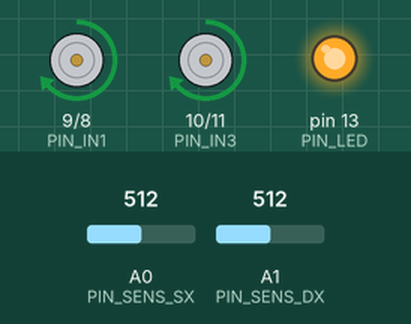
Simulated run of this sketch. Board: Arduino Uno, built with avr-gcc and run on an emulated ATmega328P. Parts: motor-driver pin pairs drawn as motors (green arrow = first pin HIGH = forward, orange = second pin HIGH = backward, longer = more drive), output pins drawn as LEDs (lit = HIGH). Inputs (shaded band) come from the test bench; at power-on: A0 (PIN_SENS_SX) = 512, A1 (PIN_SENS_DX) = 512.

Above: at 1.2 s.
1.3 s: A0 (PIN_SENS_SX) set to 532
2.8 s: A0 (PIN_SENS_SX) set to 561
At 3.1 s:
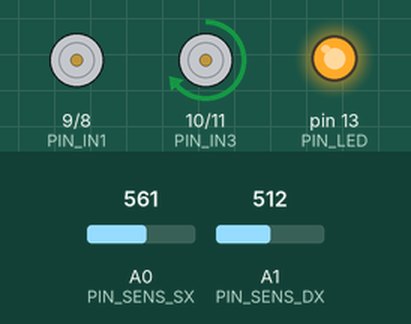
4.3 s: A1 (PIN_SENS_DX) set to 532
5.8 s: A1 (PIN_SENS_DX) set to 559
At 6.7 s:
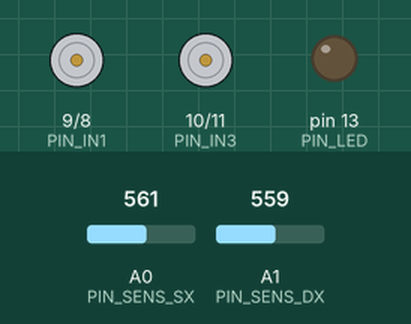
7.3 s: A0 (PIN_SENS_SX) set to 540
At 7.6 s:
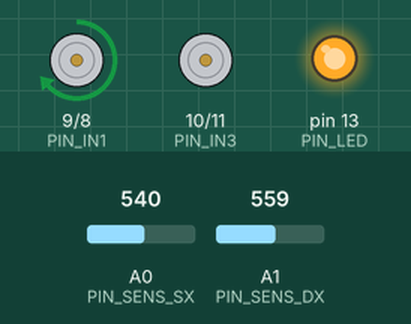
8.8 s: A0 (PIN_SENS_SX) set to 560
At 10.2 s:
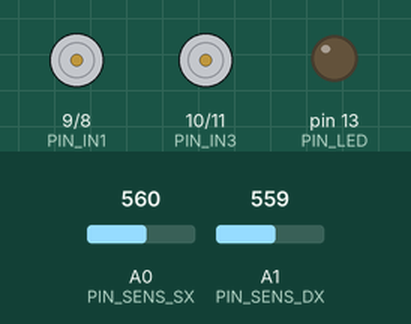
Timing chart, 0 to 11.3 s (numbered marks = the images above; inputs shaded):
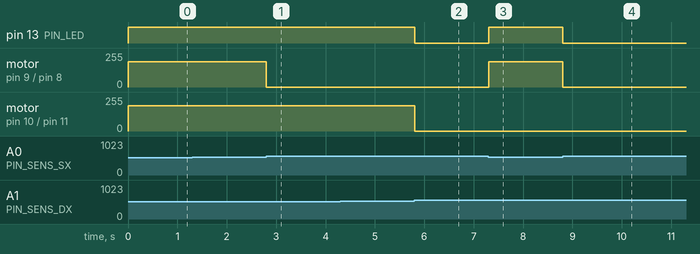

Measured:
- the behaviour switches between 550 and 551 on A0 (PIN_SENS_SX) (found by bisection; images 0 and 1)
- the behaviour switches between 550 and 551 on A1 (PIN_SENS_DX) (found by bisection; images 1 and 2)
- after the input at 1.3 s, every drawn part: stays the same
- after the input at 2.8 s, motor on pin 9 (PIN_IN1) / pin 8 (PIN_IN2): forward 190/255 → stopped at once
- after the input at 4.3 s, every drawn part: stays the same
- after the input at 5.8 s, pin 13 (PIN_LED): HIGH → LOW at once; motor on pin 10 (PIN_IN3) / pin 11 (PIN_IN4): forward 190/255 → stopped at once
- after the input at 7.3 s, pin 13 (PIN_LED): LOW → HIGH at once; motor on pin 9 (PIN_IN1) / pin 8 (PIN_IN2): stopped → forward 190/255 at once
- after the input at 8.8 s, pin 13 (PIN_LED): HIGH → LOW at once; motor on pin 9 (PIN_IN1) / pin 8 (PIN_IN2): forward 190/255 → stopped at once

The sketch:

main_arduino.ino
```cpp
// ================================================================
//  Progetto : Line Follower Robot  –  Layout 2 Sensori
//  File     : src/main_arduino.ino
//  Autori   : Adin PISICA, Filippo MURU
//  Classe   : 3AEE  –  A.S. 2025/2026
//  Istituto : Cigna-Baruffi-Garelli  (plesso Cigna)
//  Docente  : Davide Bertolino
//  Board    : Arduino Uno R3  (ATmega328P)
// ================================================================
//
//  PRINCIPIO DI FUNZIONAMENTO – 2 SENSORI
//  ──────────────────────────────────────
//  Il nastro adesivo nero passa TRA i due sensori.
//  In condizione normale (robot centrato) entrambi vedono bianco.
//
//  Stato sensori → Azione
//  ──────────────────────
//  SX=bianco  DX=bianco  →  Dritto     (linea al centro, ok)
//  SX=nero    DX=bianco  →  Svolta SX  (robot slittato a destra)
//  SX=bianco  DX=nero    →  Svolta DX  (robot slittato a sinistra)
//  SX=nero    DX=nero    →  Stop       (fine pista / T-incrocio)
//
// ================================================================
//  SCHEMA DI MONTAGGIO
//  ──────────────────────────────────────────────────────────────
//
//  Vista dall'alto (fronte robot in alto):
//
//           ┌─────────────────┐
//           │   [SX]   [DX]   │  ← sensori HW-870, rivolti verso il basso
//           │    |       |    │
//           │    ·  GAP  ·    │  ← nastro nero passa in questo spazio
//           └────────┬────────┘
//                 (fronte)
//
//  Distanza consigliata sensori dal pavimento : 8–12 mm
//  Distanza tra i due sensori (centro PCB)    : 25–35 mm
//  Larghezza nastro nero consigliata           : 18–25 mm
//
//  Il nastro deve passare esattamente al centro tra i due sensori.
//  Se il nastro è più stretto dello spazio tra i sensori entrambi
//  vedranno sempre bianco → il robot andrà sempre dritto.
//  Se il nastro è più largo entrambi vedranno sempre nero → stop.
//  Regola la distanza tra i sensori di conseguenza.
//
// ================================================================
//  SCHEMA PIN
//  ──────────────────────────────────────────────────────────────
//
//  Driver motori L298N
//    IN1 → D9   (PWM ~)  motore SX – avanti
//    IN2 → D8            motore SX – indietro
//    IN3 → D10  (PWM ~)  motore DX – avanti
//    IN4 → D11  (PWM ~)  motore DX – indietro
//
//  Sensori IR HW-870 (uscita AO – analogica)
//    SX  → A0
//    DX  → A1
//
//  LED di stato
//    LED → D13  (LED built-in Uno)
//        HIGH = robot attivo e segue la linea
//        Lampeggio rapido = ricerca linea
//        LOW  = fermo
//
//  Alimentazione
//    Motori  : 7–12 V sul morsetto VM del L298N (separato da Arduino)
//    Arduino : USB o regolatore 5 V
//    Sensori : 3.3 V o 5 V dal pin VCC dei HW-870
//
// ================================================================
//  CALIBRAZIONE SOGLIA SENSORI
//  ──────────────────────────────────────────────────────────────
//  1. Carica test/test-sensore.ino su Arduino (modifica il pin se
//     necessario: usa A0 per il sensore SX, poi A1 per il DX).
//  2. Apri il Monitor Seriale a 9600 baud.
//  3. Annota il valore analogico su BIANCO  (es. 280).
//  4. Annota il valore analogico su NERO    (es. 820).
//  5. Imposta SENS_THRESHOLD a metà: (280+820)/2 = 550.
//  6. Ripeti per entrambi i sensori; usa il valore più conservativo.
// ================================================================

// ----------------------------------------------------------------
//  DEBUG – decommentare la riga seguente per abilitare il monitor
//  seriale. TENERE COMMENTATO nel deploy finale: occupa ~200 B
//  di SRAM aggiuntiva e introduce latenza di ~1 ms per stampa.
// ----------------------------------------------------------------
// #define DEBUG

#ifdef DEBUG
  #define LOG(x)    Serial.print(x)
  #define LOGLN(x)  Serial.println(x)
#else
  #define LOG(x)    ((void)0)
  #define LOGLN(x)  ((void)0)
#endif

// ================================================================
//  CONFIGURAZIONE  –  modifica solo questa sezione
// ================================================================

// --- Pin motori (L298N) ---
static const uint8_t PIN_IN1 = 9;   // SX avanti  (PWM obbligatorio)
static const uint8_t PIN_IN2 = 8;   // SX indietro
static const uint8_t PIN_IN3 = 10;  // DX avanti  (PWM obbligatorio)
static const uint8_t PIN_IN4 = 11;  // DX indietro (PWM obbligatorio)

// --- Pin sensori (ADC, 10-bit → 0-1023) ---
static const uint8_t PIN_SENS_SX = A0;
static const uint8_t PIN_SENS_DX = A1;

// --- LED di stato ---
static const uint8_t PIN_LED = 13;

// --- Soglia sensore (vedi procedura di calibrazione sopra) ---
//  Sotto la soglia = bianco/chiaro → sensore non vede la linea
//  Sopra la soglia = nero/scuro   → sensore vede la linea
static const uint16_t SENS_THRESHOLD = 550;

// --- Velocità (0–255) ---
static const uint8_t VEL_DRITTO   = 190; // entrambi i motori su rettilineo
static const uint8_t VEL_EXT      = 190; // motore esterno durante svolta
static const uint8_t VEL_INT      =   0; // motore interno durante svolta (0 = pivot)
static const uint8_t VEL_RICERCA  = 150; // velocità rotazione durante ricerca linea

// --- Timeout ricerca linea (ms) ---
//  Se la linea non viene ritrovata entro questo tempo il robot si
//  ferma automaticamente per evitare di uscire dal percorso.
static const uint16_t TIMEOUT_RICERCA_MS = 2500;

// --- Ritardo loop principale (ms) ---
//  Non scendere sotto ~5 ms (limite conversione ADC su Uno).
//  Valori più bassi = maggiore reattività = più correnti di picco.
static const uint8_t LOOP_DELAY_MS = 10;

// ================================================================
//  Tipi
// ================================================================

enum Stato : uint8_t {
  ST_FERMO = 0,
  ST_DRITTO,
  ST_SVOLTA_SX,
  ST_SVOLTA_DX,
  ST_RICERCA_SX,  // rotazione SX alla ricerca della linea
  ST_RICERCA_DX   // rotazione DX alla ricerca della linea
};

struct Sensori {
  bool sx;   // true = vede NERO
  bool dx;   // true = vede NERO
};

// ================================================================
//  Variabili globali  (minimizzate per rispettare i 2 KB di SRAM)
// ================================================================
static Stato    g_stato        = ST_DRITTO;
static Stato    g_ultimaSvolta = ST_SVOLTA_DX; // ultima direzione nota
static uint32_t g_tsRicerca    = 0;             // timestamp inizio ricerca
static uint32_t g_tsLed        = 0;             // timestamp per lampeggio LED
static bool     g_ledState     = false;

// ================================================================
//  Controllo motori
// ================================================================

static inline void motoreSX(uint8_t vel, bool avanti) {
  if (avanti) {
    analogWrite (PIN_IN1, vel);
    digitalWrite(PIN_IN2, LOW);
  } else {
    digitalWrite(PIN_IN1, LOW);
    analogWrite (PIN_IN2, vel);
  }
}

static inline void motoreDX(uint8_t vel, bool avanti) {
  if (avanti) {
    analogWrite (PIN_IN3, vel);
    digitalWrite(PIN_IN4, LOW);
  } else {
    digitalWrite(PIN_IN3, LOW);
    analogWrite (PIN_IN4, vel);
  }
}

static void fermaMotori() {
  digitalWrite(PIN_IN1, LOW);
  digitalWrite(PIN_IN2, LOW);
  digitalWrite(PIN_IN3, LOW);
  digitalWrite(PIN_IN4, LOW);
}

// Manovre predefinite
static inline void mDritto()    { motoreSX(VEL_DRITTO,  true);  motoreDX(VEL_DRITTO,  true);  }
static inline void mSvoltaSX()  { motoreSX(VEL_INT,     true);  motoreDX(VEL_EXT,     true);  }
static inline void mSvoltaDX()  { motoreSX(VEL_EXT,     true);  motoreDX(VEL_INT,     true);  }
static inline void mRicercaSX() { motoreSX(VEL_RICERCA, false); motoreDX(VEL_RICERCA, true);  }
static inline void mRicercaDX() { motoreSX(VEL_RICERCA, true);  motoreDX(VEL_RICERCA, false); }

// ================================================================
//  Lettura sensori  (doppia lettura mediata per ridurre il rumore)
// ================================================================

static Sensori leggiSensori() {
  uint16_t vSx = (analogRead(PIN_SENS_SX) + analogRead(PIN_SENS_SX)) >> 1;
  uint16_t vDx = (analogRead(PIN_SENS_DX) + analogRead(PIN_SENS_DX)) >> 1;

#ifdef DEBUG
  Serial.print(F("[ADC] SX="));
  if (vSx < 100) Serial.print(F("  "));
  else if (vSx < 1000) Serial.print(F(" "));
  Serial.print(vSx);
  Serial.print(F("  DX="));
  if (vDx < 100) Serial.print(F("  "));
  else if (vDx < 1000) Serial.print(F(" "));
  Serial.print(vDx);
  Serial.print(F("  THR="));
  Serial.print(SENS_THRESHOLD);
  Serial.print(F("  → SX="));
  Serial.print(vSx > SENS_THRESHOLD ? F("NERO ") : F("BLANC"));
  Serial.print(F("  DX="));
  Serial.println(vDx > SENS_THRESHOLD ? F("NERO ") : F("BLANC"));
#endif

  return { vSx > SENS_THRESHOLD, vDx > SENS_THRESHOLD };
}

// ================================================================
//  Aggiornamento LED di stato (non-blocking)
// ================================================================

static void aggiornaLed() {
  switch (g_stato) {
    case ST_DRITTO:
    case ST_SVOLTA_SX:
    case ST_SVOLTA_DX:
      // LED fisso acceso → robot segue la linea
      digitalWrite(PIN_LED, HIGH);
      break;

    case ST_RICERCA_SX:
    case ST_RICERCA_DX: {
      // LED lampeggio rapido (200 ms) → ricerca linea
      uint32_t ora = millis();
      if (ora - g_tsLed >= 200) {
        g_tsLed   = ora;
        g_ledState = !g_ledState;
        digitalWrite(PIN_LED, g_ledState);
      }
      break;
    }

    default:
      // ST_FERMO → LED spento
      digitalWrite(PIN_LED, LOW);
      break;
  }
}

// ================================================================
//  Macchina a stati – logica line follower 2 sensori
// ================================================================

static void aggiornaSeguiLinea() {
  const Sensori s = leggiSensori();

  // ── CASO 1: entrambi NERI → fine pista / incrocio ────────────
  if (s.sx && s.dx) {
    fermaMotori();
    g_stato = ST_FERMO;
    LOGLN(F("[FSM] Fine pista / incrocio → FERMO"));
    return;
  }

  // ── CASO 2: entrambi BIANCHI → linea al centro, dritto ───────
  if (!s.sx && !s.dx) {
    // Siamo già in ricerca? Controlla se è appena terminata.
    if (g_stato == ST_RICERCA_SX || g_stato == ST_RICERCA_DX) {
      LOGLN(F("[FSM] Linea ritrovata → DRITTO"));
    }
    mDritto();
    g_stato = ST_DRITTO;
    return;
  }

  // ── CASO 3: solo SX NERO → robot slittato a destra, gira SX ─
  if (s.sx && !s.dx) {
    mSvoltaSX();
    g_stato        = ST_SVOLTA_SX;
    g_ultimaSvolta = ST_SVOLTA_SX;
    LOGLN(F("[FSM] SX nero → SVOLTA_SX"));
    return;
  }

  // ── CASO 4: solo DX NERO → robot slittato a sinistra, gira DX
  if (!s.sx && s.dx) {
    mSvoltaDX();
    g_stato        = ST_SVOLTA_DX;
    g_ultimaSvolta = ST_SVOLTA_DX;
    LOGLN(F("[FSM] DX nero → SVOLTA_DX"));
    return;
  }

  // ── CASO 5: linea persa (nessun sensore utile raggiunto) ─────
  //   Questo ramo non dovrebbe mai essere raggiunto con 2 sensori
  //   ma viene mantenuto come sicurezza.
  if (g_stato != ST_RICERCA_SX && g_stato != ST_RICERCA_DX) {
    g_tsRicerca = millis();
    g_stato     = (g_ultimaSvolta == ST_SVOLTA_SX)
                  ? ST_RICERCA_SX
                  : ST_RICERCA_DX;
    LOGLN(g_stato == ST_RICERCA_SX
          ? F("[FSM] Linea persa → RICERCA_SX")
          : F("[FSM] Linea persa → RICERCA_DX"));
  }

  if ((uint32_t)(millis() - g_tsRicerca) > TIMEOUT_RICERCA_MS) {
    fermaMotori();
    g_stato = ST_FERMO;
    LOGLN(F("[FSM] Timeout ricerca → FERMO"));
    return;
  }

  if (g_stato == ST_RICERCA_SX) { mRicercaSX(); }
  else                           { mRicercaDX(); }
}

// ================================================================
//  setup()
// ================================================================
void setup() {
#ifdef DEBUG
  Serial.begin(9600);
  while (!Serial) { /* attendi apertura porta */ }
  LOGLN(F("================================================"));
  LOGLN(F(" Line Follower 2-Sensori – Arduino Uno – DEBUG"));
  LOGLN(F("================================================"));
  LOGLN(F(" Motori  : IN1=D9  IN2=D8  IN3=D10 IN4=D11"));
  LOGLN(F(" Sensori : SX=A0   DX=A1"));
  LOGLN(F(" Soglia  : vedere SENS_THRESHOLD nel codice"));
  LOGLN(F(" Avvio fra 3 secondi..."));
  delay(3000);
#endif

  pinMode(PIN_IN1, OUTPUT);
  pinMode(PIN_IN2, OUTPUT);
  pinMode(PIN_IN3, OUTPUT);
  pinMode(PIN_IN4, OUTPUT);
  fermaMotori();

  pinMode(PIN_LED, OUTPUT);
  digitalWrite(PIN_LED, LOW);

  LOGLN(F("[SYS] Pronto – line following attivo."));
}

// ================================================================
//  loop()
// ================================================================
void loop() {
  aggiornaSeguiLinea();
  aggiornaLed();
  delay(LOOP_DELAY_MS);
}
```
